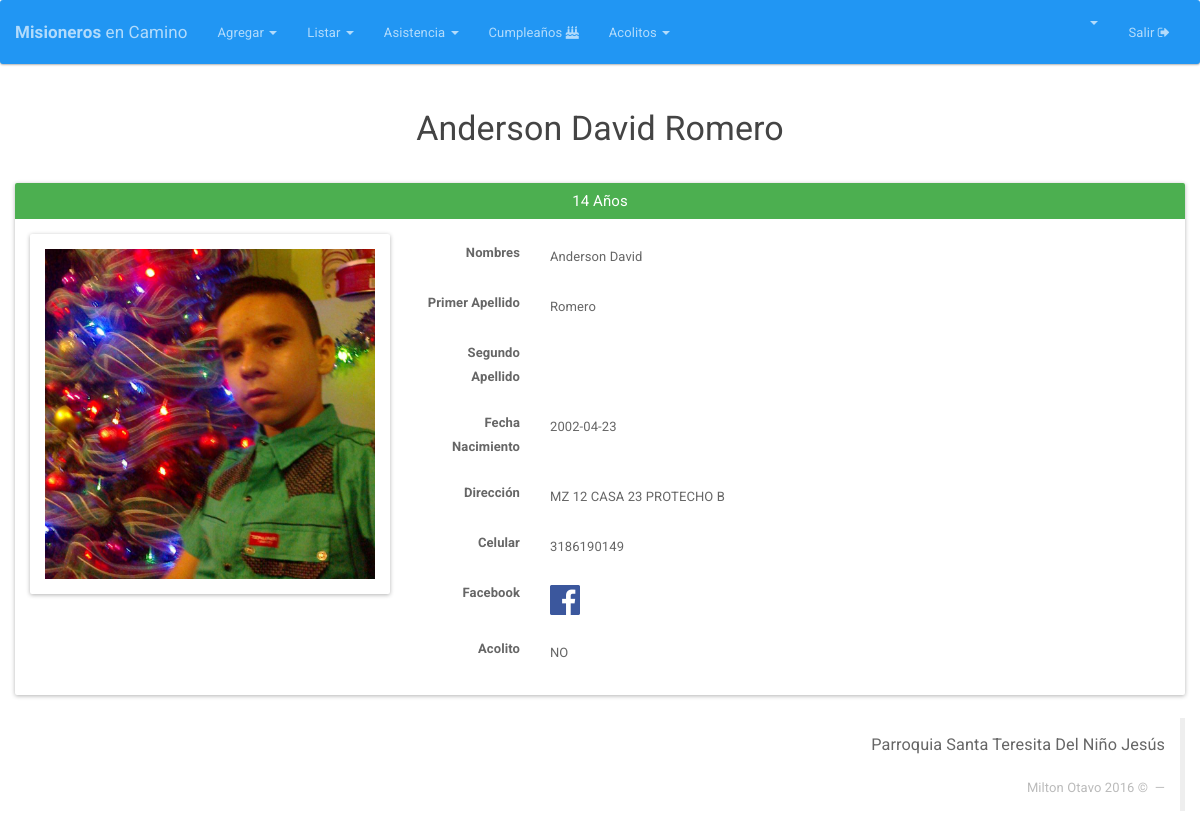
The app's page /Integrantes/ver/50 (signed in) with its own data.
### tables this page shows
CREATE TABLE `integrante` (
  `DOCUMENTO` int(12) NOT NULL,
  `NOMBRES` varchar(25) NOT NULL,
  `PRIMER_APELLIDO` varchar(15) NOT NULL,
  `SEGUNDO_APELLIDO` varchar(15) DEFAULT NULL,
  `GENERO` varchar(2) DEFAULT NULL,
  `FECHA_NACIMIENTO` date NOT NULL,
  `DIRECCION` varchar(50) DEFAULT NULL,
  `CELULAR` varchar(200) DEFAULT NULL,
  `CORREO` varchar(50) DEFAULT NULL,
  `ACOLITO` tinyint(1) DEFAULT NULL,
  `COORDINADOR` tinyint(1) DEFAULT NULL,
  `IMAGEN` longtext,
  `FECHA_INGRESO` date DEFAULT NULL,
  `FECHA_REGISTRO` timestamp NOT NULL DEFAULT CURRENT_TIMESTAMP ON UPDATE CURRENT_TIMESTAMP,
  `ESTADO` varchar(20) NOT NULL DEFAULT 'ASISTENTE'
);

### index.php (called while the page is built, shortened)
<?php
if (isset($_SESSION['app_id'])) {
	require_once "Core/Models/Conexion.php";
}
Core\Config\Enrutador::run(new Core\Config\Request());
?>

### Core/Models/Conexion.php (called while the page is built, shortened)
<?php namespace Core\Models;
	class Conexion{
		private $datos= array (
				"host"=>DB_HOST,
				"user"=>DB_USER,
				"pass"=>DB_PASS,
				"db"=>DB_NAME
			);
		private $db;
		public function __construct()
		{
			$this->db = new \mysqli(
					$this->datos['host'],
					$this->datos['user'],
					$this->datos['pass'],
					$this->datos['db']
				);
			$this->db-> set_charset("utf8");
		}
		public function consultaRetorno($sql){
			$datos = $this->db->query($sql);
			return $datos;
		}
	}
 ?>

### Core/Config/Request.php (called while the page is built, shortened)
<?php namespace Core\Config;
class Request{
	private $metodo;
	private $argumento;
	public function __construct(){
		if(isset($_GET['url'])){
			$ruta = filter_input(INPUT_GET, 'url', FILTER_SANITIZE_URL);
			$ruta = explode("/", $ruta);
			$ruta = array_filter($ruta);
			if($ruta[0] == "index.php"){
				$this->controlador = "Login";
			}else{
				$this->controlador = strtolower(array_shift($ruta));
			}
			$this->metodo = strtolower(array_shift($ruta));
			$this->argumento = $ruta;
		}else{
			$this->controlador = "Login";
			$this->metodo = "index";
		}
	}
	public function getMetodo(){
		return $this->metodo;
	}
	public function getArgumento(){
		return $this->argumento;
	}
}
?>

### Core/Controllers/IntegrantesController.php (called while the page is built, shortened)
<?php namespace Core\Controllers;
class IntegrantesController{
	private $integrante;
	public function __construct(){
		$this->integrante = new Integrante();
	}
	public function ver($id){
		if (isset($id)) {
			$this->integrante->__set("documento", $id);
			$data=$this->integrante->view();
			$datos = mysqli_fetch_assoc($data);
			return $datos;
		}
	}
}
?>

### Core/Models/Integrante.php (called while the page is built, shortened)
<?php namespace Core\Models;
class Integrante {
	private $documento;
	private $db;
	public function __construct(){
		$this->db = new Conexion();
	}
	public function view(){
		$sql="SELECT i.*, YEAR(CURDATE())-YEAR(i.FECHA_NACIMIENTO) + IF(DATE_FORMAT(CURDATE(),'%m-%d') > DATE_FORMAT(i.FECHA_NACIMIENTO,'%m-%d'), 0, -1) AS EDAD_ACTUAL FROM integrante i WHERE DOCUMENTO='{$this->documento}'";
		$datos = $this->db->consultaRetorno($sql);
		return $datos;
	}
}
?>

### HTML/Integrantes/ver.php (the view, shortened to what this page needs)
  <html>
  <head>
  	<?php include(HTML_DIR.'/overall/header.php') ?>
  </head>
  <body>
  	<?php include(HTML_DIR.'/overall/nav.php') ?>
  	<div  class="container-fluid">
  		<h3  align="center"><?php echo $datos['NOMBRES'] ." ". $datos['PRIMER_APELLIDO']." ". $datos['SEGUNDO_APELLIDO'] ; ?></h3>
  		<br>
  		<div class="panel panel-success">
  			<div class="panel-heading">
  				<h3 class="panel-title" align="center"> <?php echo  $datos['EDAD_ACTUAL'] . " " . "Años";    ?></h3>
  			</div>
  			<div class="panel-body">
  				<div class="row">
  					<div class="col-md-4">
  						<div class="panel panel-default">
  							<div class="panel-body">
  								<img class="img-responsive" src="<?php echo URL;?>HTML/Integrantes/avatars/<?php echo  !empty($datos['IMAGEN']) ? $datos['IMAGEN'] : 'no-image.png'    ; ?>" required>
  							</div>
  						</div>
  					</div>
  					<div class="col-md-8">
  						<div class="form-horizontal" >
                <div class="form-group">
                 <label for="inputNombres" class="col-lg-2 control-label">Nombres</label>
                 <div class="ver col-lg-10">
                  <?php echo $datos['NOMBRES']; ?>
                </div>
              </div>
              <div class="form-group">
               <label for="inputPrimerApellido" class="col-lg-2 control-label">Primer Apellido</label>
               <div class="ver col-lg-10">
                <?php echo $datos['PRIMER_APELLIDO']; ?>
              </div>
            </div>
            <div class="form-group">
             <label for="inputSegundoApellido" class="col-lg-2 control-label">Segundo Apellido</label>
             <div class="ver col-lg-10">
            </div>
          </div>
          <div class="form-group">
           <label for="inputFechaNacimiento" class="col-lg-2 control-label">Fecha Nacimiento</label>
           <div class="ver col-lg-10">
            <?php echo $datos['FECHA_NACIMIENTO']; ?>
          </div>
        </div>
        <div class="form-group">
         <label for="inputDireccion" class="col-lg-2 control-label">Dirección</label>
         <div class="ver col-lg-10">
          <?php echo $datos['DIRECCION']; ?>
        </div>
      </div>
      <div class="form-group">
       <label for="inputCelular" class="col-lg-2 control-label">Celular</label>
       <div class="ver col-lg-10">
        <?php echo $datos['CELULAR']; ?>
      </div>
    </div>
    <div class="form-group">
     <label for="inputEmail" class="col-lg-2 control-label">Facebook</label>
     <div class="ver col-lg-10">
      <a href="https://www.facebook.com/<?php echo $datos['CORREO']; ?>" target="_blank">
       <img src="<?php echo URL; ?>Views/images/Facebook_logo.png" width="30px">
     </a>
   </div>
 </div>
 <div class="form-group">
   <label class="col-lg-2 control-label">Acolito</label>
   <div class="ver col-lg-10">
    <?php echo ($datos['ACOLITO']=='1') ? "SI" : "NO" ?>
  </div>
</div>
</div>
</div>
</div>
</div>
</div>
</div>
<?php include(HTML_DIR.'/overall/footer.php') ?>
</body>
</html>

### Views/css/general.css (style rules this page uses)
.ver { padding-top:11px; }
label { font-weight: bold; }

### records on screen
integrante: NOMBRES "Anderson David", PRIMER_APELLIDO "Romero", IMAGEN (picture), FECHA_NACIMIENTO "2002-04-23", DIRECCION "MZ 12 CASA 23 PROTECHO B", CELULAR "3186190149"

### other values on screen
$datos['EDAD_ACTUAL'] "14"
